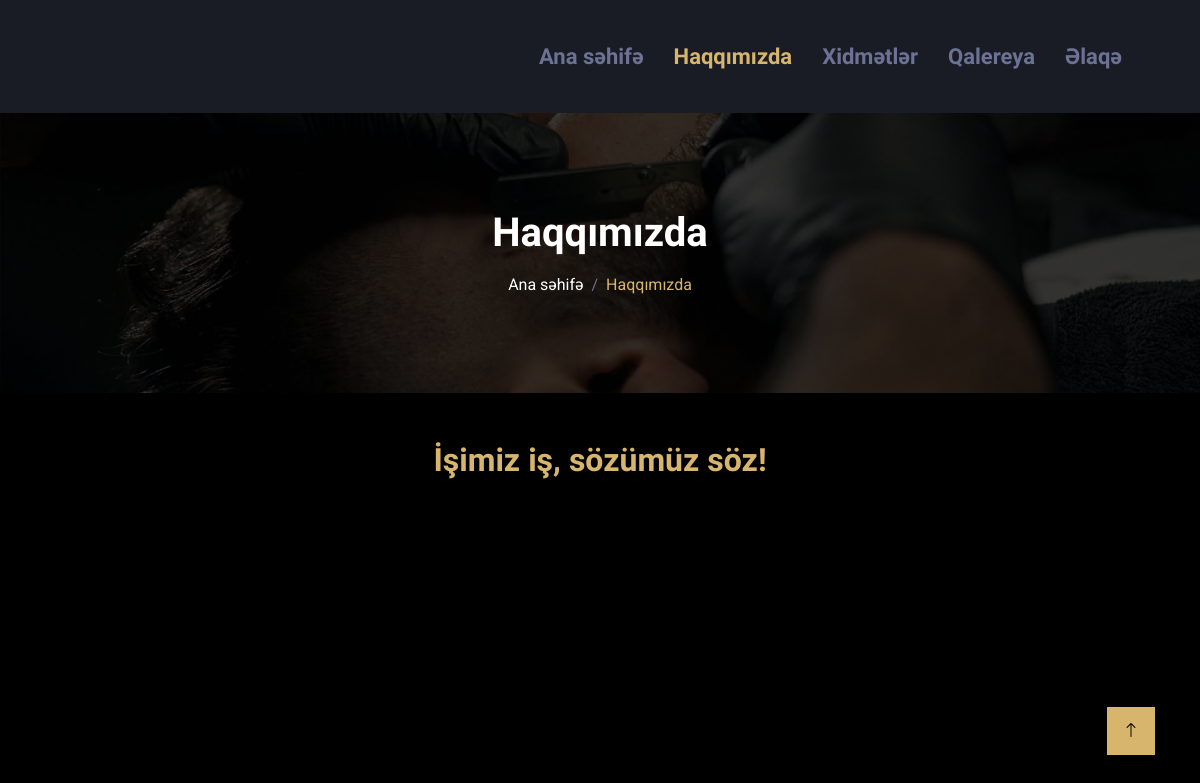
The app's page /about, older data.
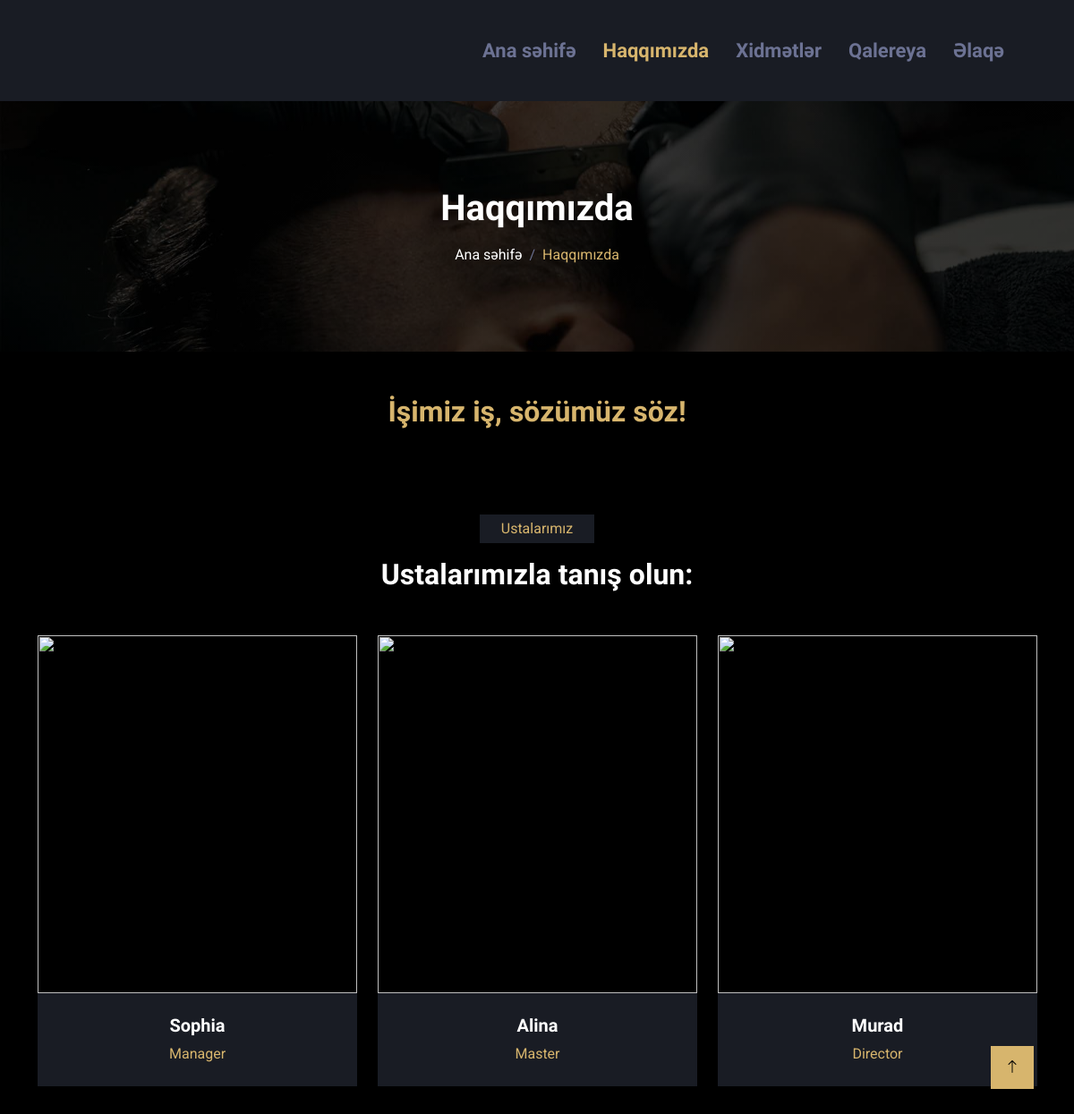
The same page, newer data.
### tables this page shows
CREATE TABLE `team` (
  `t_uid` int(11) NOT NULL,
  `t_firstname` varchar(255) DEFAULT NULL,
  `t_lastname` varchar(255) DEFAULT NULL,
  `t_description` longtext DEFAULT NULL,
  `t_experience` varchar(255) DEFAULT NULL,
  `t_email` varchar(255) DEFAULT NULL,
  `t_mobile` varchar(255) DEFAULT NULL,
  `t_position` varchar(255) DEFAULT NULL,
  `t_whatsapp` varchar(255) DEFAULT NULL,
  `t_facebook` varchar(255) DEFAULT NULL,
  `t_instagram` varchar(255) DEFAULT NULL,
  `t_telegram` varchar(255) DEFAULT NULL,
  `t_youtube` varchar(255) DEFAULT NULL,
  `t_status` varchar(255) DEFAULT NULL,
  `t_img` varchar(255) DEFAULT NULL,
  `t_created_date` varchar(255) NOT NULL
);

### application/controllers/UserController.php (called while the page is built, shortened)
<?php
class UserController extends CI_Controller
{
    public function __construct()
    {
        $this->load->model("UserModel");
    }
    public function xlb_user_about()
    {
        $data["logo_get_db"]            = $this->UserModel->logo_get_db();
        $data["about_us_get_db"]        = $this->UserModel->about_us_get_db();
        $data["team_get_db"]            = $this->UserModel->team_get_db();
        $data["footer_get_db"]          = $this->UserModel->footer_get_db();
        $this->load->view("user/About", $data);
    }
}

### index.php (called while the page is built, shortened)
<?php
require_once BASEPATH . 'core/CodeIgniter.php';

### application/models/UserModel.php (called while the page is built, shortened)
<?php
class UserModel extends CI_Model
{
    public function team_get_db()
    {
        return $this->db->select("t_firstname,t_position,
                        t_email,t_mobile,
                        t_whatsapp,t_instagram,
                        t_youtube,t_facebook,
                        t_telegram,t_img,t_status")->where("t_status", "active")->limit(6)->get("team")->result_array();
    }
}

### application/views/user/About.php (the view, shortened to what this page needs)
<div class="container-fluid page-header py-5 mb-5 wow fadeIn" data-wow-delay="0.1s">
    <div class="container text-center py-5">
        <h1 class="mb-3">Haqqımızda</h1>
        <nav aria-label="breadcrumb animated slideInDown">
            <ol class="breadcrumb justify-content-center mb-0">
                <li class="breadcrumb-item"><a class="text-white" href="<?php echo base_url('index'); ?>">Ana səhifə</a></li>
                <li style="color: #D7B56D !important;" class="breadcrumb-item text-primary active" aria-current="page">Haqqımızda</li>
            </ol>
        </nav>
    </div>
</div>
<div class="text-center mx-auto mb-5 wow fadeInUp" data-wow-delay="0.1s" style="max-width: 600px;">
    <h2 style="color: #D7B56D !important">İşimiz iş, sözümüz söz!</h2>
</div>
<?php if ($team_get_db) { ?>
    <div class="container-xxl py-5">
        <div class="container">
            <div class="text-center mx-auto mb-5 wow fadeInUp" data-wow-delay="0.1s" style="max-width: 600px;">
                <p style="color: #D7B56D !important" class="d-inline-block bg-secondary text-primary py-1 px-4">Ustalarımız</p>
                <h2>Ustalarımızla tanış olun:</h2>
            </div>
            <div class="row g-4 justify-content-center">
                <?php foreach ($team_get_db as $team_get_db_key) { ?>
                    <div class="col-lg-4 col-md-6 wow fadeInUp" data-wow-delay="0.5s">
                        <div class="team-item">
                            <div class="team-img position-relative overflow-hidden">
                            </div>
                            <div class="bg-secondary text-center p-4">
                                <h5><?php echo $team_get_db_key["t_firstname"]; ?></h5>
                                <span style="color: #D7B56D !important" class="text-primary text-capitalize"><?php echo $team_get_db_key["t_position"]; ?></span>
                            </div>
                        </div>
                    </div>
                <?php } ?>
            </div>
        </div>
    </div>
<?php } ?>

Row changes from the older to the newer data that the page shows:
added team: t_firstname "Sophia", t_position "Manager"
added team: t_firstname "Alina", t_position "Master"
added team: t_firstname "Murad", t_position "Director"
Text that changed along with them:
text now shown: "Ustalarımız Ustalarımızla tanış olun:"
